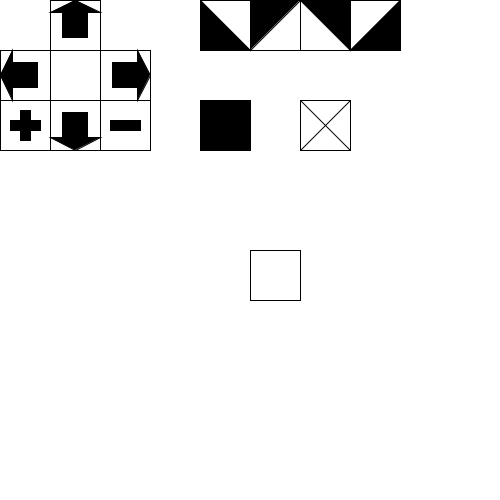
Frame 1 (no input)
Frame 60 (the mouse pressed at the canvas centre just before this capture): identical to frame 1, image omitted
Frame 120 (the mouse held since frame 60 and released just before this capture): identical to frame 1, image omitted

The Processing sketch that drew this single still picture (run headless with seeded random() and noise(); from frame 60 on, the mouse is pressed at the canvas centre):

// Processing sketch: minimalSQUARECADNovember4
// ── minimalSQUARECADNovember4.pde
float x,y,x0,y0;

float unit=50;
float side = unit;

int[] currentGlyph = {};

void setup(){
  size(500,500);
  x0 = 250;
  y0= 250;
  x = x0;
  y = y0;
}

void draw(){
  background(255);
  drawControlPanel();
  drawCurrentGlyph();
  drawCursor();
  println(x);
}

void drawControlPanel(){
  side = unit;
  for(int rows = 0;rows < 8;rows++){
  for(int columns = 0;columns < 8;columns++){
    x = columns*side;
    y = rows*side;
    drawCommandGlyph(0300 + 010*rows + columns); 
  }   
 }
  x=x0;
  y=y0;

}

void drawCursor(){
   noFill();
   rect(x,y,side,side);
  
}

void drawCurrentGlyph(){
  x = x0;
  y = y0;
  side = unit;
  for(int index = 0;index < currentGlyph.length;index++){
     doTheThing(currentGlyph[index]);   
  }
}

void doTheThing(int localByte){
   switch(localByte){
    case 0301: //up
      y -= side;
      break; 
    case 0310: //left
      x -= side;
      break;
    case 0326:  // delete
      if(currentGlyph.length != 0){
          shorten(currentGlyph);
      }
      else{}
      break;
    case 0312:  //right
      x += side;
      break;
    case 0320:  //double
      side *= 2;
      break;
    case 0321:  //down
      y += side;
      break;
    case 0322:  //halve
      side /= 2;
      break;
    case 0324:  //fillsquare
      fill(0);
      rect(x,y,side,side);
      break;
    case 0304:   //fill lower left corner
      fill(0);
      triangle(x,y,x+side,y+side,x,y+side);
      break;
    case 0305:  //fill upper left corner
      fill(0);
      triangle(x,y,x+side,y,x,y+side);
      break;
    case 0306:  //fill upper right corner
      fill(0);
      triangle(x,y,x+side,y,x+side,y+side);
      break;
    case 0307:  //fill lower right corner
      fill(0);
      triangle(x+side,y,x+side,y+side,x,y+side);
      break;
   }
}

void drawCommandGlyph(int localByte){
   switch(localByte){
    case 0301: //up
      noFill();
      rect(x,y,side,side);
      fill(0);
      rect(x+0.25*side,y+0.25*side,0.5*side,0.5*side);
      triangle(x,y+0.25*side,x+0.5*side,y,x+side,y+0.25*side);
      break; 
    case 0310: //left
      noFill();
      rect(x,y,side,side);
      fill(0);
      rect(x+0.25*side,y+0.25*side,0.5*side,0.5*side);
      triangle(x + 0.25*side,y,x,y+0.5*side,x+0.25*side,y+side);
      break;
    case 0326:  // delete
      noFill();
      rect(x,y,side,side);
      line(x,y,x+side,y+side);
      line(x,y+side,x+side,y);
      break;
    case 0312:  //right
      noFill();
      rect(x,y,side,side);
      fill(0);
      rect(x+0.25*side,y+0.25*side,0.5*side,0.5*side);
      triangle(x + 0.75*side,y,x + side,y+0.5*side,x+0.75*side,y+side);
      break;
    case 0320:  //double
      noFill();
      rect(x,y,side,side);
      fill(0);
      rect(x + 0.4*side,y + 0.2*side,0.2*side,0.6*side);
      rect(x + 0.2*side,y + 0.4*side,0.6*side,0.2*side);
      break;
    case 0321:  //down
      noFill();
      rect(x,y,side,side);
      fill(0);
      rect(x+0.25*side,y+0.25*side,0.5*side,0.5*side);
      triangle(x,y+0.75*side,x+side,y+0.75*side,x+0.5*side,y+side);
      break;
    case 0322:  //halve
      noFill();
      rect(x,y,side,side);
      fill(0);
      rect(x + 0.2*side,y + 0.4*side,0.6*side,0.2*side);
      break;
    case 0324:  //fillsquare
      fill(0);
      rect(x,y,side,side);
      break;
    case 0304:   //fill lower left corner
      noFill();
      rect(x,y,side,side);
      fill(0);
      triangle(x,y,x+side,y+side,x,y+side);
      break;
    case 0305:  //fill upper left corner
      noFill();
      rect(x,y,side,side);
      fill(0);
      triangle(x,y,x+side,y,x,y+side);
      break;
    case 0306:  //fill upper right corner
      noFill();
      rect(x,y,side,side);      
      fill(0);
      triangle(x,y,x+side,y,x+side,y+side);
      break;
    case 0307:  //fill lower right corner
      noFill();
      rect(x,y,side,side);
      fill(0);
      triangle(x+side,y,x+side,y+side,x,y+side);
      break;
   }
}

void mouseClicked(){
    int ones,eights,sixtyfours,localByte;
    ones = int(mouseX/unit);
    eights = int(mouseY/unit);
    sixtyfours = 3;
    localByte = ones + 8*eights + 64*sixtyfours;
    if(localByte != 0326){
      currentGlyph = append(currentGlyph,localByte);
    }
    else{
      currentGlyph = shorten(currentGlyph);
    }
    println(currentGlyph);
}
